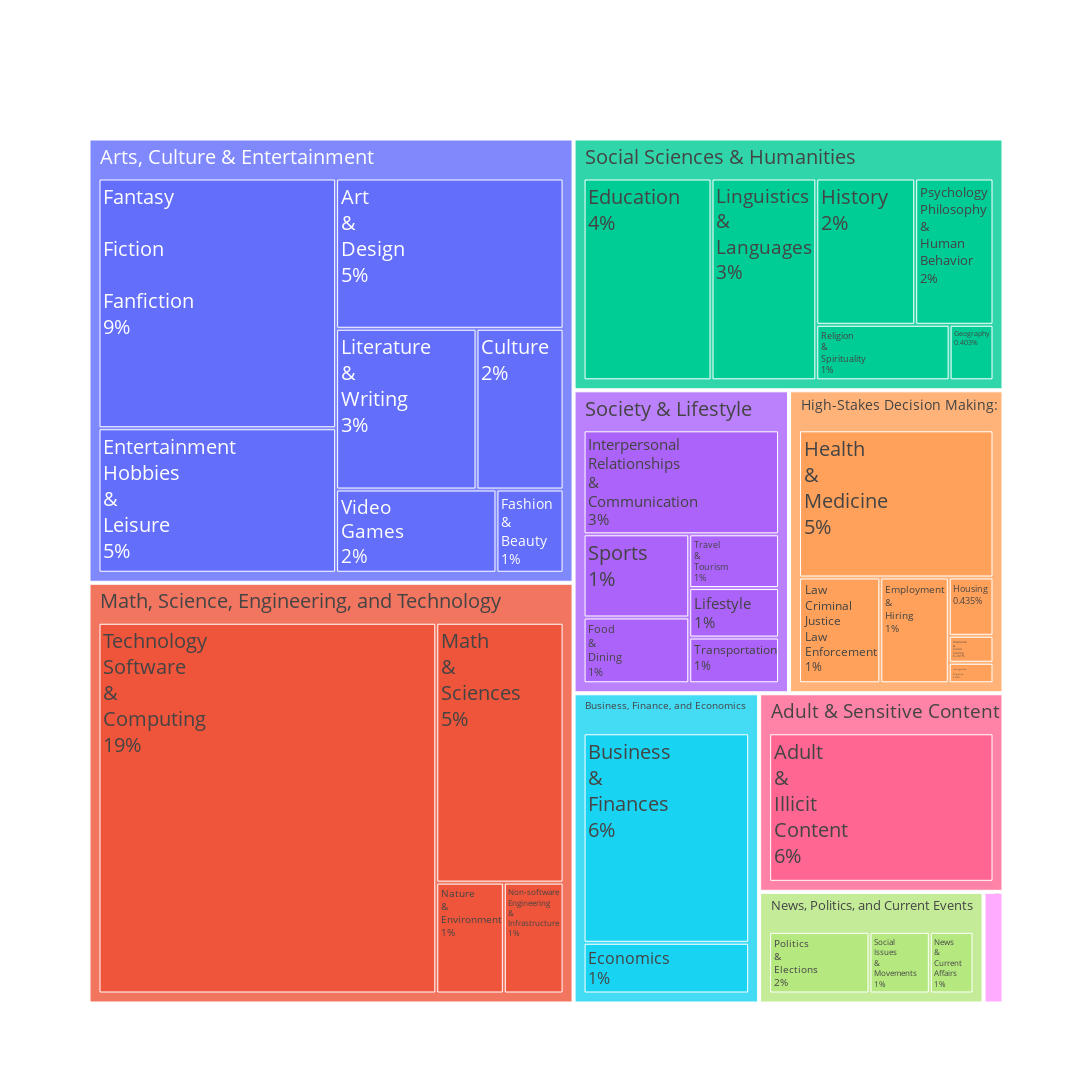
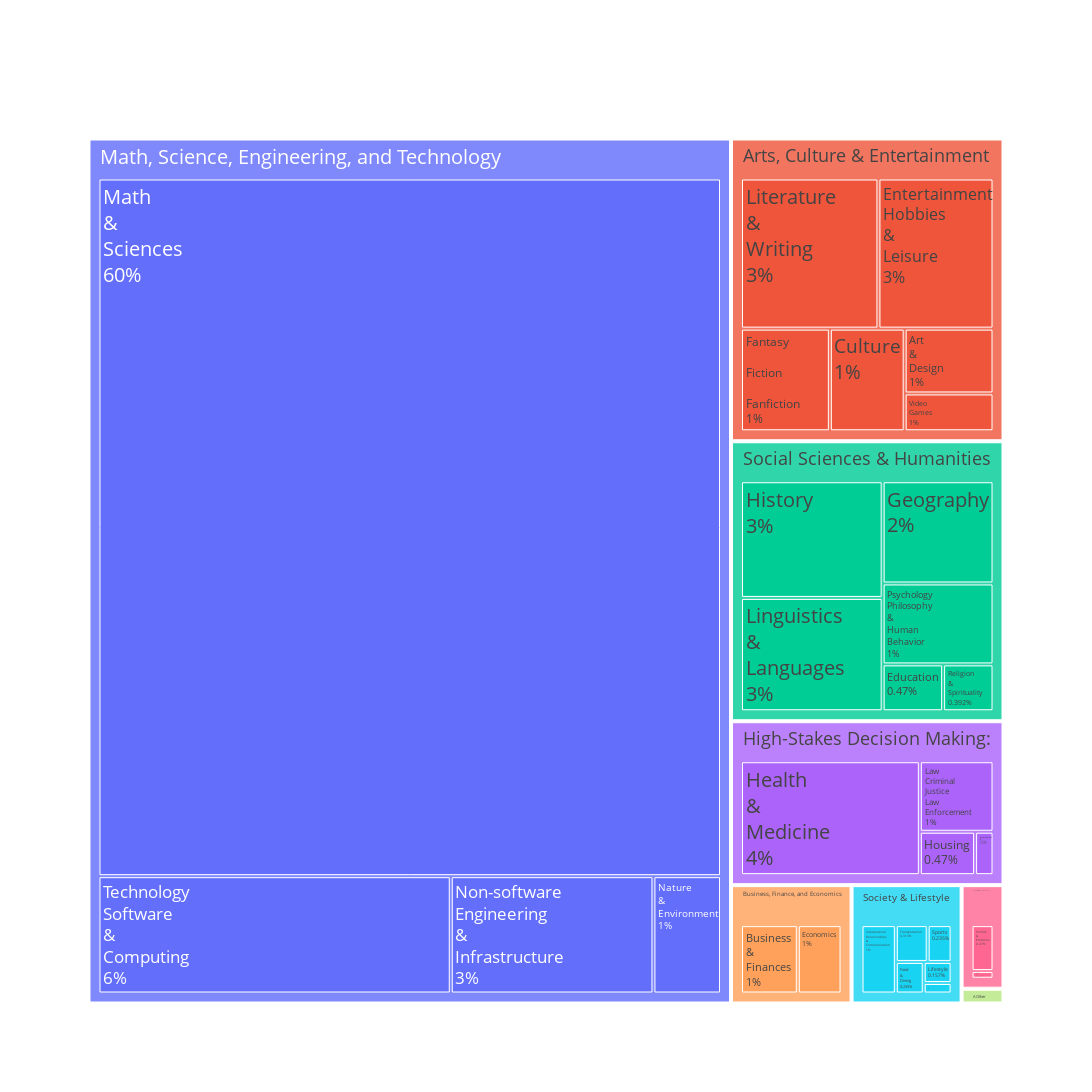
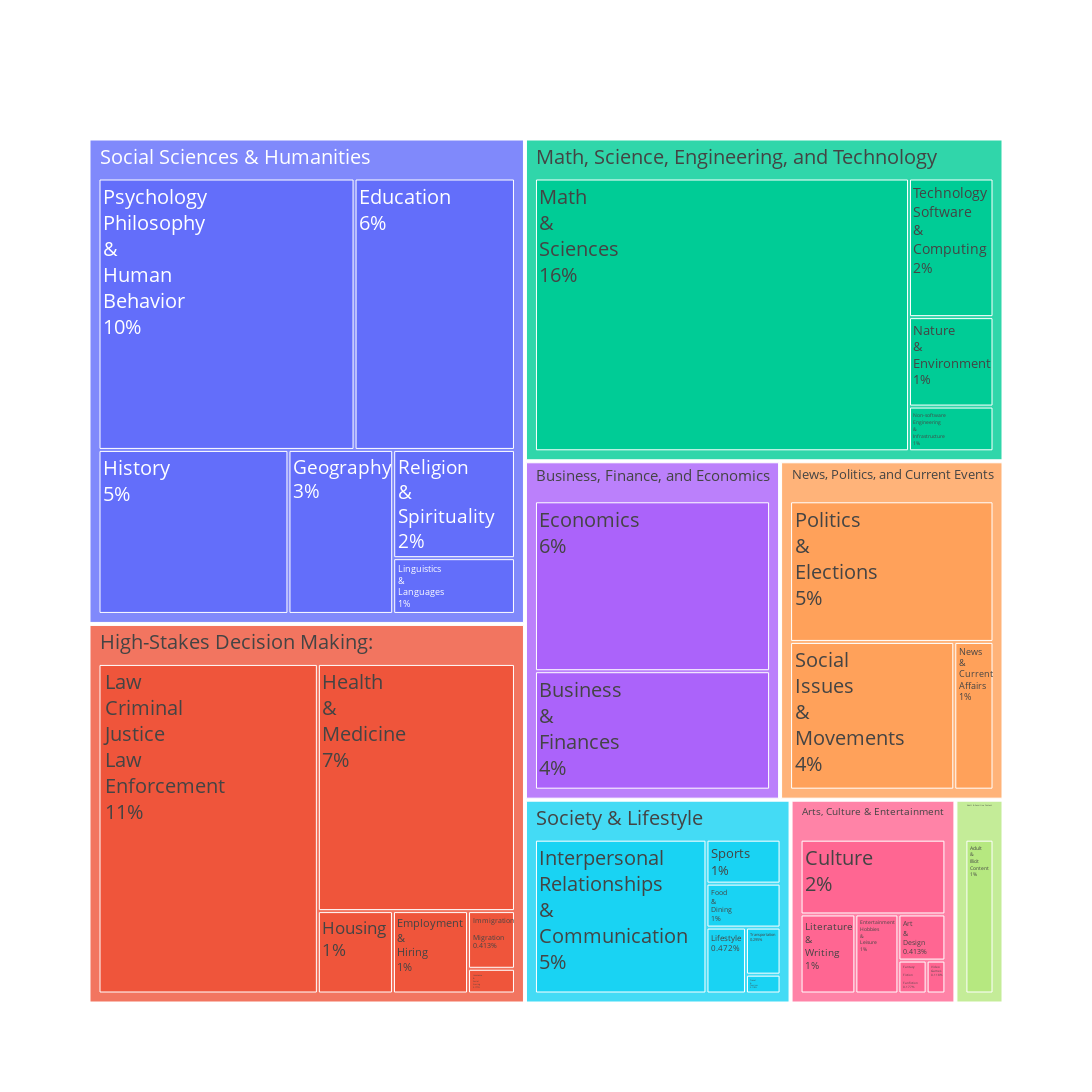

Source (notebook cell) for these figures, in order:
### Markdown cell above
### Tree Map Plots Comparing WildChat to MMLU

### Code cell
import plotly.graph_objects as go
#import plotly.io as pio
#pio.renderers.default = "notebook" 

def plot_category_tree_plotly(category_counts, title, parent_dict):
    labels = []
    parents = []
    values = []
    # Replace commas in child labels with <br> for better display in Plotly
    def format_label(label):
        label = label.replace(',', '')
        label = label.replace('/', '')
        return label.replace(' ', '<br>')#.replace('&', '<br>&')

    # Prepare formatted parent_dict for label mapping (only format children)
    formatted_parent_dict = {parent: [format_label(child) for child in children] for parent, children in parent_dict.items()}

    # Use formatted labels for all further processing
    labels = []
    parents = []
    values = []

    # Build a reverse mapping from subcategory to parent (with formatted child labels)
    child_to_parent = {}
    for parent, children in formatted_parent_dict.items():
        for child in children:
            child_to_parent[child] = parent

    # Find which parents have at least one child in category_counts
    parents_with_children = set()
    for cat in category_counts:
        formatted_cat = format_label(cat)
        parent = child_to_parent.get(formatted_cat)
        if parent is not None:
            parents_with_children.add(parent)

    # Add only those parent nodes
    for parent in parents_with_children:
        labels.append(parent)
        parents.append('')
        values.append(0)

    # Add all categories in category_counts (children)
    for cat, count in category_counts.items():
        formatted_cat = format_label(cat)
        parent = child_to_parent.get(formatted_cat)
        if parent is not None:
            labels.append(formatted_cat)
            parents.append(parent)
            values.append(count)
        else:
            print(f"Warning: Category '{cat}' has no parent in parent_dict. Skipping it.")
        # else:
        #     print(f"Warning: Category '{cat}' has no parent in parent_dict. Skipping it.")

    # print("Labels:", labels)
    # print("Parents:", parents)
    # print("Values:", values)
    fig = go.Figure(go.Treemap(
        labels=labels,
        parents=parents,
        values=values,
        textinfo="label+percent entry",
    ))
    fig.update_traces(textfont_size=20)
    #fig.update_traces(textfont=dict(size=18, minsize=14))
    fig.update_layout(width=2000, height=1400)
  
    #fig.update_layout(title=title, margin=dict(t=50, l=25, r=25, b=25))
    return values, parents, labels, fig


parent_dict = {
    "Math, Science, Engineering, and Technology": [
        "Math & Sciences",
        "Technology, Software & Computing",
        "Non-software Engineering & Infrastructure",
         "Nature & Environment", 
    ],
    "Business, Finance, and Economics": [
        "Economics",
        "Business & Finances",
    ], 
    "Arts, Culture & Entertainment": [
        "Art & Design",
        "Culture",
        "Entertainment, Hobbies & Leisure",
        "Fantasy / Fiction / Fanfiction",
        "Literature & Writing",
        "Video Games",
        "Fashion & Beauty"
    ],
    "Society & Lifestyle": [
        "Food & Dining",
        "Travel & Tourism",
        "Lifestyle",
        "Sports",
        "Interpersonal Relationships & Communication",
        "Transportation"
    ],
    "Social Sciences & Humanities": [
        "History",
        "Linguistics & Languages",
        "Psychology, Philosophy & Human Behavior",
        "Religion & Spirituality",   
        "Geography", 
        "Education"
    ],
    "News, Politics, and Current Events": [
        "Politics & Elections",
        "Social Issues & Movements",
        "News & Current Affairs",
    ],
    "High-Stakes Decision Making:": [
        "Employment & Hiring",
        "Insurance & Social Scoring",
        "Law, Criminal Justice, Law Enforcement",
        "Housing", 
        "Immigration / Migration", 
        "Health & Medicine"
        ],
    "Adult & Sensitive Content": [
        "Adult & Illicit Content",         
    ],
    "AOther": ["Other", 
              "None"]
}

annotation_pairs1 = wildchat_dataset.get_annotation_distribution(
    "turn_topic",
    level="message",
    annotation_source="automatic_v0",
    annotation_as_list_type=True,
)
annotation_pairs2 = hle_dataset.get_annotation_distribution(
    "turn_topic",
    level="message",
    annotation_source="automatic_v0",
    annotation_as_list_type=True,
)
annotation_pairs3 = mmlu_dataset.get_annotation_distribution(
    "turn_topic",
    level="message",
    annotation_source="automatic_v0",
    annotation_as_list_type=True,
)

datasets = {
    "WildChat": annotation_pairs1,
    "Humanity's Last Exam": annotation_pairs2,
    "MMLU": annotation_pairs3
}


for dataset_name, annotation_pairs in datasets.items():
    print(f"Processing dataset: {dataset_name}")
    agg_wc = aggregate_counts_by_category(annotation_pairs)
    values, parents, labels, fig = plot_category_tree_plotly(agg_wc, title=f"{dataset_name} Category Tree (Plotly)", parent_dict=parent_dict)
    fig.show()
    fig.write_image(f"../plots/{dataset_name.lower()}_category_tree_plotly.pdf", scale=2)

### Figure 1 — Plotly figure (JSON) as saved in the notebook; plotly's stock layout.template omitted (floating-point values rounded to 4 significant figures)
{"data": [{"labels": ["Adult & Sensitive Content", "Social Sciences & Humanities", "High-Stakes Decision Making:", "Business, Finance, and Economics", "Math, Science, Engineering, and Technology", "News, Politics, and Current Events", "Society & Lifestyle", "AOther", "Arts, Culture & Entertainment", "Entertainment<br>Hobbies<br>&<br>Leisure", "Employment<br>&<br>Hiring", "News<br>&<br>Current<br>Affairs", "Technology<br>Software<br>&<br>Computing", "Food<br>&<br>Dining", "Culture", "History", "Art<br>&<br>Design", "Fantasy<br><br>Fiction<br><br>Fanfiction", "Adult<br>&<br>Illicit<br>Content", "Politics<br>&<br>Elections", "Social<br>Issues<br>&<br>Movements", "Literature<br>&<br>Writing", "Education", "Interpersonal<br>Relationships<br>&<br>Communication", "Lifestyle", "Nature<br>&<br>Environment", "Travel<br>&<br>Tourism", "Linguistics<br>&<br>Languages", "Psychology<br>Philosophy<br>&<br>Human<br>Behavior", "Video<br>Games", "Business<br>&<br>Finances", "Health<br>&<br>Medicine", "Other", "Economics", "Math<br>&<br>Sciences", "Law<br>Criminal<br>Justice<br>Law<br>Enforcement", "Sports", "Religion<br>&<br>Spirituality", "Non-software<br>Engineering<br>&<br>Infrastructure", "Fashion<br>&<br>Beauty", "Housing", "Transportation", "Immigration<br><br>Migration", "Geography", "Insurance<br>&<br>Social<br>Scoring"], "parents": ["", "", "", "", "", "", "", "", "", "Arts, Culture & Entertainment", "High-Stakes Decision Making:", "News, Politics, and Current Events", "Math, Science, Engineering, and Technology", "Society & Lifestyle", "Arts, Culture & Entertainment", "Social Sciences & Humanities", "Arts, Culture & Entertainment", "Arts, Culture & Entertainment", "Adult & Sensitive Content", "News, Politics, and Current Events", "News, Politics, and Current Events", "Arts, Culture & Entertainment", "Social Sciences & Humanities", "Society & Lifestyle", "Society & Lifestyle", "Math, Science, Engineering, and Technology", "Society & Lifestyle", "Social Sciences & Humanities", "Social Sciences & Humanities", "Arts, Culture & Entertainment", "Business, Finance, and Economics", "High-Stakes Decision Making:", "AOther", "Business, Finance, and Economics", "Math, Science, Engineering, and Technology", "High-Stakes Decision Making:", "Society & Lifestyle", "Social Sciences & Humanities", "Math, Science, Engineering, and Technology", "Arts, Culture & Entertainment", "High-Stakes Decision Making:", "Society & Lifestyle", "High-Stakes Decision Making:", "Social Sciences & Humanities", "High-Stakes Decision Making:"], "textfont": {"size": 20}, "textinfo": "label+percent entry", "type": "treemap", "values": [0, 0, 0, 0, 0, 0, 0, 0, 0, 633, 150, 84, 2325, 144, 258, 297, 630, 1094, 761, 193, 116, 416, 530, 421, 92, 139, 100, 434, 235, 246, 727, 593, 35, 176, 614, 178, 182, 152, 123, 103, 54, 85, 19, 50, 25]}], "layout": {"height": 1400, "width": 2000}}

### Figure 2 — Plotly figure (JSON) as saved in the notebook; plotly's stock layout.template omitted (floating-point values rounded to 4 significant figures)
{"data": [{"labels": ["High-Stakes Decision Making:", "Business, Finance, and Economics", "Math, Science, Engineering, and Technology", "Arts, Culture & Entertainment", "News, Politics, and Current Events", "Society & Lifestyle", "AOther", "Social Sciences & Humanities", "Culture", "History", "Math<br>&<br>Sciences", "Interpersonal<br>Relationships<br>&<br>Communication", "Psychology<br>Philosophy<br>&<br>Human<br>Behavior", "Geography", "Linguistics<br>&<br>Languages", "Literature<br>&<br>Writing", "Non-software<br>Engineering<br>&<br>Infrastructure", "Technology<br>Software<br>&<br>Computing", "Nature<br>&<br>Environment", "Health<br>&<br>Medicine", "Transportation", "Fantasy<br><br>Fiction<br><br>Fanfiction", "Entertainment<br>Hobbies<br>&<br>Leisure", "Business<br>&<br>Finances", "Law<br>Criminal<br>Justice<br>Law<br>Enforcement", "Religion<br>&<br>Spirituality", "Sports", "Art<br>&<br>Design", "Politics<br>&<br>Elections", "Housing", "Education", "Travel<br>&<br>Tourism", "Economics", "Video<br>Games", "Food<br>&<br>Dining", "Lifestyle", "Social<br>Issues<br>&<br>Movements", "Other", "Employment<br>&<br>Hiring"], "parents": ["", "", "", "", "", "", "", "", "Arts, Culture & Entertainment", "Social Sciences & Humanities", "Math, Science, Engineering, and Technology", "Society & Lifestyle", "Social Sciences & Humanities", "Social Sciences & Humanities", "Social Sciences & Humanities", "Arts, Culture & Entertainment", "Math, Science, Engineering, and Technology", "Math, Science, Engineering, and Technology", "Math, Science, Engineering, and Technology", "High-Stakes Decision Making:", "Society & Lifestyle", "Arts, Culture & Entertainment", "Arts, Culture & Entertainment", "Business, Finance, and Economics", "High-Stakes Decision Making:", "Social Sciences & Humanities", "Society & Lifestyle", "Arts, Culture & Entertainment", "News, Politics, and Current Events", "High-Stakes Decision Making:", "Social Sciences & Humanities", "Society & Lifestyle", "Business, Finance, and Economics", "Arts, Culture & Entertainment", "Society & Lifestyle", "Society & Lifestyle", "News, Politics, and Current Events", "AOther", "High-Stakes Decision Making:"], "textfont": {"size": 20}, "textinfo": "label+percent entry", "type": "treemap", "values": [0, 0, 0, 0, 0, 0, 0, 0, 16, 35, 767, 8, 19, 24, 34, 43, 42, 73, 14, 51, 4, 19, 36, 13, 13, 5, 3, 12, 6, 6, 6, 1, 10, 7, 3, 2, 1, 1, 2]}], "layout": {"height": 1400, "width": 2000}}

### Figure 3 — Plotly figure (JSON) as saved in the notebook; plotly's stock layout.template omitted (floating-point values rounded to 4 significant figures)
{"data": [{"labels": ["Adult & Sensitive Content", "Social Sciences & Humanities", "High-Stakes Decision Making:", "Business, Finance, and Economics", "Math, Science, Engineering, and Technology", "News, Politics, and Current Events", "Society & Lifestyle", "Arts, Culture & Entertainment", "Business<br>&<br>Finances", "Economics", "Math<br>&<br>Sciences", "Psychology<br>Philosophy<br>&<br>Human<br>Behavior", "Art<br>&<br>Design", "Law<br>Criminal<br>Justice<br>Law<br>Enforcement", "History", "Politics<br>&<br>Elections", "Education", "Housing", "Social<br>Issues<br>&<br>Movements", "Health<br>&<br>Medicine", "Technology<br>Software<br>&<br>Computing", "Sports", "Geography", "News<br>&<br>Current<br>Affairs", "Interpersonal<br>Relationships<br>&<br>Communication", "Religion<br>&<br>Spirituality", "Literature<br>&<br>Writing", "Linguistics<br>&<br>Languages", "Culture", "Employment<br>&<br>Hiring", "Adult<br>&<br>Illicit<br>Content", "Non-software<br>Engineering<br>&<br>Infrastructure", "Food<br>&<br>Dining", "Travel<br>&<br>Tourism", "Nature<br>&<br>Environment", "Fantasy<br><br>Fiction<br><br>Fanfiction", "Transportation", "Lifestyle", "Immigration<br><br>Migration", "Entertainment<br>Hobbies<br>&<br>Leisure", "Insurance<br>&<br>Social<br>Scoring", "Video<br>Games"], "parents": ["", "", "", "", "", "", "", "", "Business, Finance, and Economics", "Business, Finance, and Economics", "Math, Science, Engineering, and Technology", "Social Sciences & Humanities", "Arts, Culture & Entertainment", "High-Stakes Decision Making:", "Social Sciences & Humanities", "News, Politics, and Current Events", "Social Sciences & Humanities", "High-Stakes Decision Making:", "News, Politics, and Current Events", "High-Stakes Decision Making:", "Math, Science, Engineering, and Technology", "Society & Lifestyle", "Social Sciences & Humanities", "News, Politics, and Current Events", "Society & Lifestyle", "Social Sciences & Humanities", "Arts, Culture & Entertainment", "Social Sciences & Humanities", "Arts, Culture & Entertainment", "High-Stakes Decision Making:", "Adult & Sensitive Content", "Math, Science, Engineering, and Technology", "Society & Lifestyle", "Society & Lifestyle", "Math, Science, Engineering, and Technology", "Arts, Culture & Entertainment", "Society & Lifestyle", "Society & Lifestyle", "High-Stakes Decision Making:", "Arts, Culture & Entertainment", "High-Stakes Decision Making:", "Arts, Culture & Entertainment"], "textfont": {"size": 20}, "textinfo": "label+percent entry", "type": "treemap", "values": [0, 0, 0, 0, 0, 0, 0, 0, 76, 109, 270, 174, 7, 187, 78, 79, 109, 16, 67, 126, 31, 10, 43, 16, 81, 33, 14, 17, 35, 16, 21, 10, 10, 2, 20, 3, 5, 8, 7, 11, 3, 2]}], "layout": {"height": 1400, "width": 2000}}
